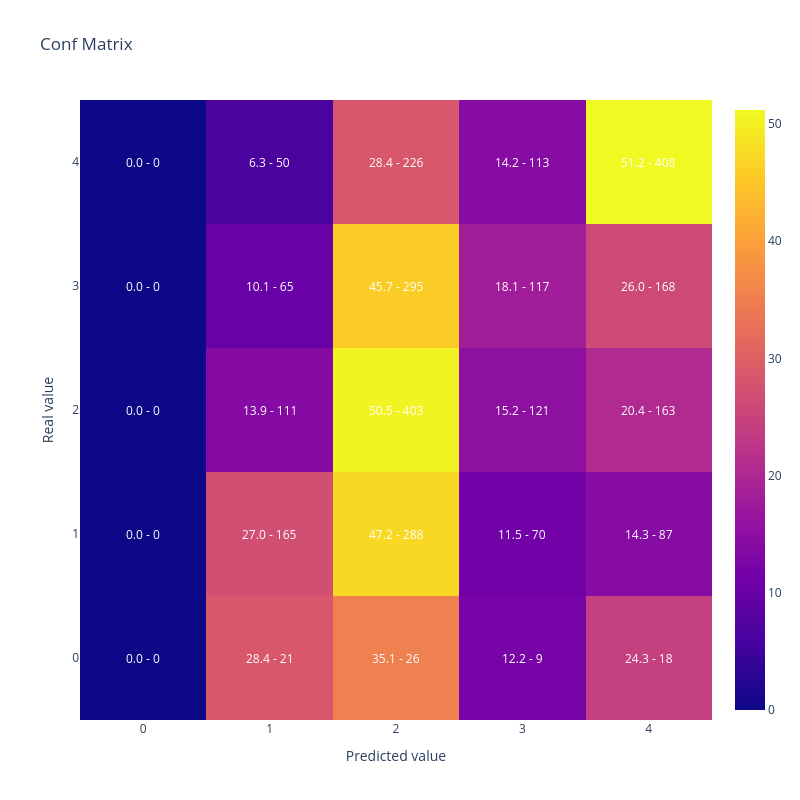

The notebook cell saved with this chart:
### Code cell
#Muestro matriz de confusion y kappa
display(plot_confusion_matrix(all_labels,all_preds))

cohen_kappa_score(all_labels,all_preds,
                             weights = 'quadratic')

### Figure 1 — Plotly figure (JSON) as saved in the notebook; plotly's stock layout.template omitted (floating-point values rounded to 4 significant figures)
{"data": [{"type": "heatmap", "x": [0, 1, 2, 3, 4], "y": [0, 1, 2, 3, 4], "z": [[0.0, 28.38, 35.14, 12.16, 24.32], [0.0, 27.05, 47.21, 11.48, 14.26], [0.0, 13.91, 50.5, 15.16, 20.43], [0.0, 10.08, 45.74, 18.14, 26.05], [0.0, 6.274, 28.36, 14.18, 51.19]]}], "layout": {"annotations": [{"font": {"color": "white"}, "showarrow": false, "text": "0.0 - 0", "x": 0, "xref": "x", "y": 0, "yref": "y"}, {"font": {"color": "white"}, "showarrow": false, "text": "28.4 - 21", "x": 1, "xref": "x", "y": 0, "yref": "y"}, {"font": {"color": "white"}, "showarrow": false, "text": "35.1 - 26", "x": 2, "xref": "x", "y": 0, "yref": "y"}, {"font": {"color": "white"}, "showarrow": false, "text": "12.2 - 9", "x": 3, "xref": "x", "y": 0, "yref": "y"}, {"font": {"color": "white"}, "showarrow": false, "text": "24.3 - 18", "x": 4, "xref": "x", "y": 0, "yref": "y"}, {"font": {"color": "white"}, "showarrow": false, "text": "0.0 - 0", "x": 0, "xref": "x", "y": 1, "yref": "y"}, {"font": {"color": "white"}, "showarrow": false, "text": "27.0 - 165", "x": 1, "xref": "x", "y": 1, "yref": "y"}, {"font": {"color": "white"}, "showarrow": false, "text": "47.2 - 288", "x": 2, "xref": "x", "y": 1, "yref": "y"}, {"font": {"color": "white"}, "showarrow": false, "text": "11.5 - 70", "x": 3, "xref": "x", "y": 1, "yref": "y"}, {"font": {"color": "white"}, "showarrow": false, "text": "14.3 - 87", "x": 4, "xref": "x", "y": 1, "yref": "y"}, {"font": {"color": "white"}, "showarrow": false, "text": "0.0 - 0", "x": 0, "xref": "x", "y": 2, "yref": "y"}, {"font": {"color": "white"}, "showarrow": false, "text": "13.9 - 111", "x": 1, "xref": "x", "y": 2, "yref": "y"}, {"font": {"color": "white"}, "showarrow": false, "text": "50.5 - 403", "x": 2, "xref": "x", "y": 2, "yref": "y"}, {"font": {"color": "white"}, "showarrow": false, "text": "15.2 - 121", "x": 3, "xref": "x", "y": 2, "yref": "y"}, {"font": {"color": "white"}, "showarrow": false, "text": "20.4 - 163", "x": 4, "xref": "x", "y": 2, "yref": "y"}, {"font": {"color": "white"}, "showarrow": false, "text": "0.0 - 0", "x": 0, "xref": "x", "y": 3, "yref": "y"}, {"font": {"color": "white"}, "showarrow": false, "text": "10.1 - 65", "x": 1, "xref": "x", "y": 3, "yref": "y"}, {"font": {"color": "white"}, "showarrow": false, "text": "45.7 - 295", "x": 2, "xref": "x", "y": 3, "yref": "y"}, {"font": {"color": "white"}, "showarrow": false, "text": "18.1 - 117", "x": 3, "xref": "x", "y": 3, "yref": "y"}, {"font": {"color": "white"}, "showarrow": false, "text": "26.0 - 168", "x": 4, "xref": "x", "y": 3, "yref": "y"}, {"font": {"color": "white"}, "showarrow": false, "text": "0.0 - 0", "x": 0, "xref": "x", "y": 4, "yref": "y"}, {"font": {"color": "white"}, "showarrow": false, "text": "6.3 - 50", "x": 1, "xref": "x", "y": 4, "yref": "y"}, {"font": {"color": "white"}, "showarrow": false, "text": "28.4 - 226", "x": 2, "xref": "x", "y": 4, "yref": "y"}, {"font": {"color": "white"}, "showarrow": false, "text": "14.2 - 113", "x": 3, "xref": "x", "y": 4, "yref": "y"}, {"font": {"color": "white"}, "showarrow": false, "text": "51.2 - 408", "x": 4, "xref": "x", "y": 4, "yref": "y"}], "height": 800, "title": {"text": "Conf Matrix"}, "width": 800, "xaxis": {"title": {"text": "Predicted value"}}, "yaxis": {"title": {"text": "Real value"}}}}
